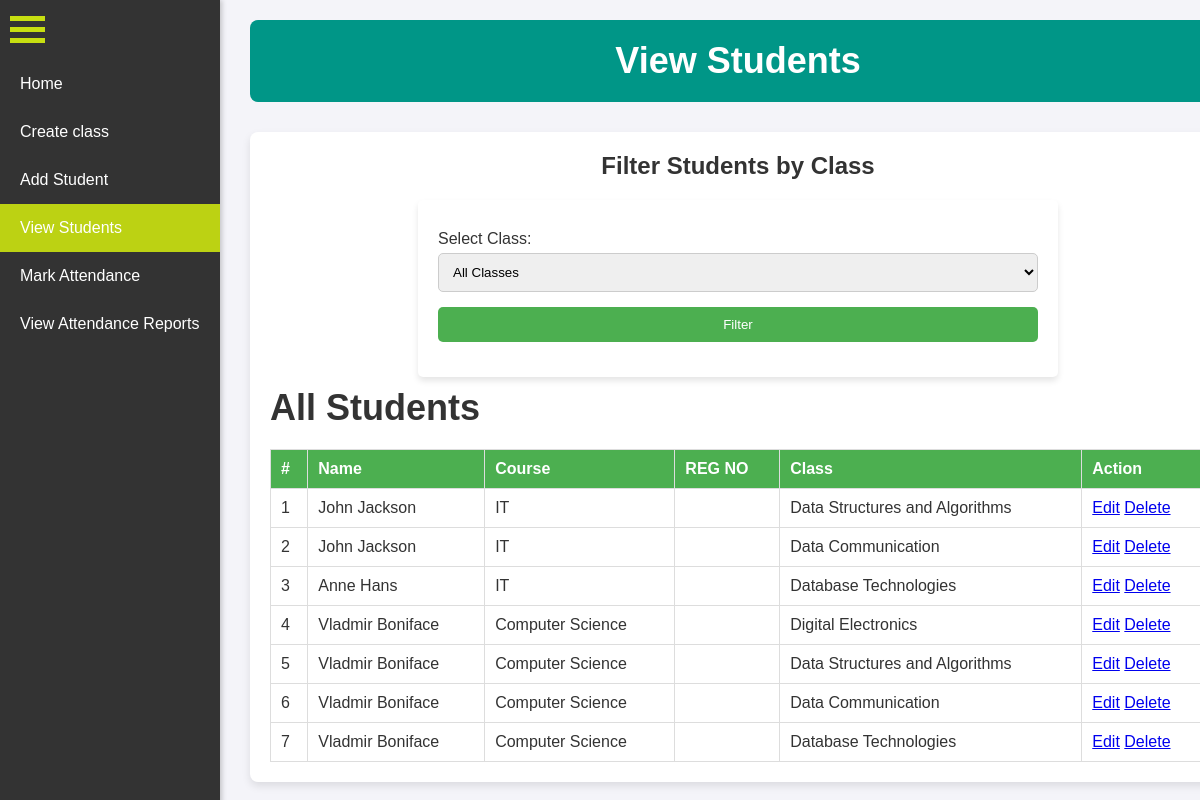
Before: /view_students.php with the older database file.
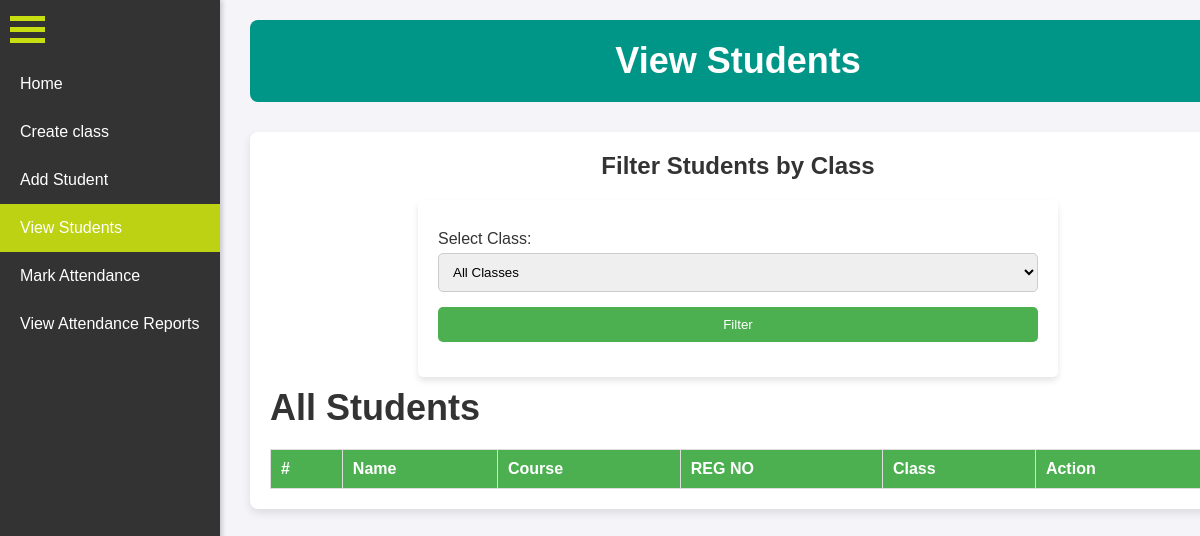
After: the same page with the newer database file.
### tables this page shows
CREATE TABLE `students` (
  `id` int(11) NOT NULL,
  `name` varchar(100) NOT NULL,
  `course` varchar(100) NOT NULL,
  `created_at` timestamp NOT NULL DEFAULT current_timestamp()
);

CREATE TABLE `classes` (
  `id` int(11) NOT NULL,
  `name` varchar(255) NOT NULL,
  `teacher_id` int(11) DEFAULT NULL
);

### view_students.php (the view, shortened to what this page needs)
<?php include 'db.php'; ?>
<!DOCTYPE html>
<html>
<head>
    <link rel="stylesheet" href="assets/css/style.css">
</head>
<body>
<div id="menu-icon" class="menu-container" onclick="toggleSidebar(this)">
    <div class="bar bar1"></div>
    <div class="bar bar2"></div>
    <div class="bar bar3"></div>
</div>
<nav id="sidebar" class="sidebar">
    <a href="index.php">Home</a>
    <a href="create_class.php">Create class</a>
    <a href="add_student.php">Add Student</a>
    <a class="active" href="view_students.php">View Students</a>
    <a href="mark_attendance.php">Mark Attendance</a>
    <a href="view_attendance.php">View Attendance Reports</a>
</nav>
<header>
    <h1>View Students</h1>
</header>
<div class="container">
    <h2>Filter Students by Class</h2>
    <form method="GET" action="">
        <label for="class_id">Select Class:</label>
        <select name="class_id" id="class_id">
            <option value="">All Classes</option>
        </select>
        <button type="submit">Filter</button>
    </form>
    <h1>All Students</h1>
    <table border="1">
        <tr>
            <th>#</th>
            <th>Name</th>
            <th>Course</th>
            <th>REG NO</th>
            <th>Class</th>
            <th>Action</th>
        </tr>
        <?php
        $filter = '';
        $sql = "SELECT students.id, students.name, students.course, students.registration_number, classes.name AS class_name
                FROM students
                LEFT JOIN student_classes ON students.id = student_classes.student_id
                LEFT JOIN classes ON student_classes.class_id = classes.id
                $filter";
        $result = $conn->query($sql);
        $counter = 1;
        while ($row = $result->fetch_assoc()) {
            $class_name = $row['class_name'] ?? 'Not Assigned';
            echo "<tr>
                    <td>{$counter}</td>
                    <td>{$row['name']}</td>
                    <td>{$row['course']}</td>
                    <td>{$row['registration_number']}</td>
                    <td>$class_name</td>
                    <td>
                        <a href='edit_student.php?id={$row['id']}'>Edit</a>
                        <a href='delete_student.php?id={$row['id']}' onclick='return confirmDelete();'>Delete</a>
                    </td>
                </tr>";
                $counter++;
        }
        ?>
    </table>
</div>
</body>
</html>

### assets/css/style.css (style rules this page uses)
body { font-family: Arial, sans-serif; margin: 0; padding: 0; background-color: #f4f4f9; color: #333; }
header { background-color: #2c452dfe; color: white; padding: 15px 10px; text-align: center; }
.sidebar { width: 220px; height: 100vh; background-color: #333; position: fixed; top: 0; left: 0; overflow-y: auto; padding: 10px 0; padding-top: 60px; box-shadow: 2px 0 5px rgba(0, 0, 0, 0.2); transition: transform 0.4s; }
nav { width: 210px; height: 100vh; background-color: #333; position: fixed; top: 0; left: 0; overflow-y: auto; padding: 10px 0; box-shadow: 2px 0 5px rgba(0, 0, 0, 0.2); transform: translateX(0px); transition: transform 0.3s ease; }
nav a { display: block; color: white; text-decoration: none; padding: 15px 20px; font-size: 16px; }
.active { background-color: #c7df11ec; color: white; }
.menu-container { display: inline-block; cursor: pointer; position: fixed; top: 10px; left: 10px; z-index: 1000; }
.bar { width: 35px; height: 5px; background-color: #c7df11; margin: 6px 0; transition: 0.4s; }
.container { width: 78%; margin-left: 250px; padding: 20px; background-color: white; box-shadow: 0px 4px 8px rgba(0, 0, 0, 0.1); border-radius: 8px; transition: margin-left 0.3s ease; }
h2 { color: #333; font-size: 24px; text-align: center; margin-top: 0; }
form { background: white; padding: 20px; margin: 10px auto; border-radius: 5px; box-shadow: 0px 4px 6px rgba(0, 0, 0, 0.1); max-width: 600px; }
form label { display: block; margin: 10px 0 5px; }
form input, form select, form button { width: 100%; padding: 10px; margin-bottom: 15px; border: 1px solid #ccc; border-radius: 5px; }
form button { background-color: #4CAF50; color: white; border: none; cursor: pointer; }
table { width: 100%; border-collapse: collapse; margin-top: 20px; background: white; }
table th, table td { border: 1px solid #ddd; text-align: left; padding: 10px; }
table th { background-color: #4CAF50; color: white; }
header { width: 78%; margin-left: 250px; background-color: #009687; color: white; padding: 20px; text-align: center; margin-top: 20px; margin-bottom: 30px; border-radius: 8px; transition: margin-left 0.3s ease; }
h1 { margin: 0; font-size: 36px; }

Changed rows visible on the page:
removed students: name "John Jackson", course "IT", classes.name "Data Structures and Algorithms", classes.name "Data Communication"
removed students: name "Anne Hans", course "IT", classes.name "Database Technologies"
removed students: name "Vladmir Boniface", course "Computer Science", classes.name "Digital Electronics", classes.name "Data Structures and Algorithms", classes.name "Data Communication", classes.name "Database Technologies"
